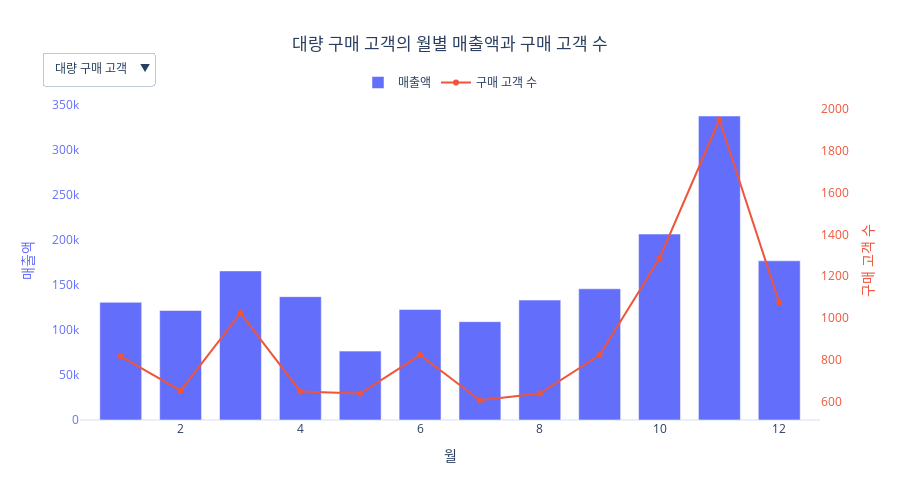

Notebook source saved alongside this figure:
### Code cell
segments = ['대량 구매 고객', '일반 고객', '충성 고객']

fig = go.Figure()
buttons = []

for i, seg in enumerate(segments):
    x = month_sales['월']
    
    # 매출액 (좌측 y축) - Bar, 파란색
    fig.add_trace(go.Bar(
        x=x,
        y=month_sales[seg],
        name='매출액',
        marker_color='#636EFA',
        yaxis='y1',
        visible=(i == 0)
    ))

    # 구매 고객 수 (우측 y축) - Line, 주황색
    fig.add_trace(go.Scatter(
        x=x,
        y=month_num[seg][:len(x)],
        name='구매 고객 수',
        mode='lines+markers',
        line=dict(color='#EF553B'),
        yaxis='y2',
        visible=(i == 0)
    ))

    # 버튼 정의
    visible = [False] * (2 * len(segments))
    visible[i*2] = True
    visible[i*2 + 1] = True

    buttons.append(dict(
        label=seg,
        method='update',
        args=[
            {'visible': visible},
            {'title': f'{seg}의 월별 매출액과 구매 고객 수'}
        ]
    ))

# 레이아웃 설정
fig.update_layout(
    updatemenus=[dict(
        buttons=buttons,
        direction="down",
        x=0.1,
        y=1.15,
        showactive=True
    )],
    title=dict(
        text=f'{segments[0]}의 월별 매출액과 구매 고객 수',
        x=0.5,
        xanchor='center'
    ),
    xaxis=dict(title='월'),
    yaxis=dict(
        title='매출액',
        titlefont=dict(color='#636EFA'),
        tickfont=dict(color='#636EFA'),
        side='left',
        showgrid=False
    ),
    yaxis2=dict(
        title='구매 고객 수',
        titlefont=dict(color='#EF553B'),
        tickfont=dict(color='#EF553B'),
        overlaying='y',
        side='right',
        showgrid=False
    ),
    legend=dict(
        x=0.5,
        xanchor='center',
        y=1.1,
        orientation='h'
    ),
    bargap=0.3,
    height=500,
    template='plotly_white'
)

fig.show()

### Figure 1 — Plotly figure (JSON) as saved in the notebook; plotly's stock layout.template omitted (floating-point values rounded to 4 significant figures)
{"data": [{"marker": {"color": "#636EFA"}, "name": "매출액", "type": "bar", "visible": true, "x": [1, 2, 3, 4, 5, 6, 7, 8, 9, 10, 11, 12], "y": [130700.0, 121600.0, 165600.0, 137000.0, 76510.0, 122800.0, 109200.0, 133200.0, 145700.0, 206500.0, 337600.0, 176800.0], "yaxis": "y"}, {"line": {"color": "#EF553B"}, "mode": "lines+markers", "name": "구매 고객 수", "type": "scatter", "visible": true, "x": [1, 2, 3, 4, 5, 6, 7, 8, 9, 10, 11, 12], "y": [817, 653, 1024, 649, 639, 823, 607, 639, 823, 1286, 1948, 1074], "yaxis": "y2"}, {"marker": {"color": "#636EFA"}, "name": "매출액", "type": "bar", "visible": false, "x": [1, 2, 3, 4, 5, 6, 7, 8, 9, 10, 11, 12], "y": [821100.0, 599200.0, 661800.0, 597500.0, 666100.0, 734500.0, 696300.0, 813100.0, 720900.0, 850200.0, 1023000.0, 999300.0], "yaxis": "y"}, {"line": {"color": "#EF553B"}, "mode": "lines+markers", "name": "구매 고객 수", "type": "scatter", "visible": false, "x": [1, 2, 3, 4, 5, 6, 7, 8, 9, 10, 11, 12], "y": [8495, 6751, 8667, 8025, 9490, 9334, 9777, 13345, 8855, 9045, 8147, 8481], "yaxis": "y2"}, {"marker": {"color": "#636EFA"}, "name": "매출액", "type": "bar", "visible": false, "x": [1, 2, 3, 4, 5, 6, 7, 8, 9, 10, 11, 12], "y": [201500.0, 145900.0, 149700.0, 350500.0, 108300.0, 49110.0, 219400.0, 153500.0, 171700.0, 134600.0, 118200.0, 329100.0], "yaxis": "y"}, {"line": {"color": "#EF553B"}, "mode": "lines+markers", "name": "구매 고객 수", "type": "scatter", "visible": false, "x": [1, 2, 3, 4, 5, 6, 7, 8, 9, 10, 11, 12], "y": [1804, 1593, 1952, 2114, 1552, 807, 3284, 2181, 2104, 1443, 926, 2483], "yaxis": "y2"}], "layout": {"bargap": 0.3, "height": 500, "legend": {"orientation": "h", "x": 0.5, "xanchor": "center", "y": 1.1}, "title": {"text": "대량 구매 고객의 월별 매출액과 구매 고객 수", "x": 0.5, "xanchor": "center"}, "updatemenus": [{"buttons": [{"args": [{"visible": [true, true, false, false, false, false]}, {"title": "대량 구매 고객의 월별 매출액과 구매 고객 수"}], "label": "대량 구매 고객", "method": "update"}, {"args": [{"visible": [false, false, true, true, false, false]}, {"title": "일반 고객의 월별 매출액과 구매 고객 수"}], "label": "일반 고객", "method": "update"}, {"args": [{"visible": [false, false, false, false, true, true]}, {"title": "충성 고객의 월별 매출액과 구매 고객 수"}], "label": "충성 고객", "method": "update"}], "direction": "down", "showactive": true, "x": 0.1, "y": 1.15}], "xaxis": {"title": {"text": "월"}}, "yaxis": {"showgrid": false, "side": "left", "tickfont": {"color": "#636EFA"}, "title": {"font": {"color": "#636EFA"}, "text": "매출액"}}, "yaxis2": {"overlaying": "y", "showgrid": false, "side": "right", "tickfont": {"color": "#EF553B"}, "title": {"font": {"color": "#EF553B"}, "text": "구매 고객 수"}}}}
